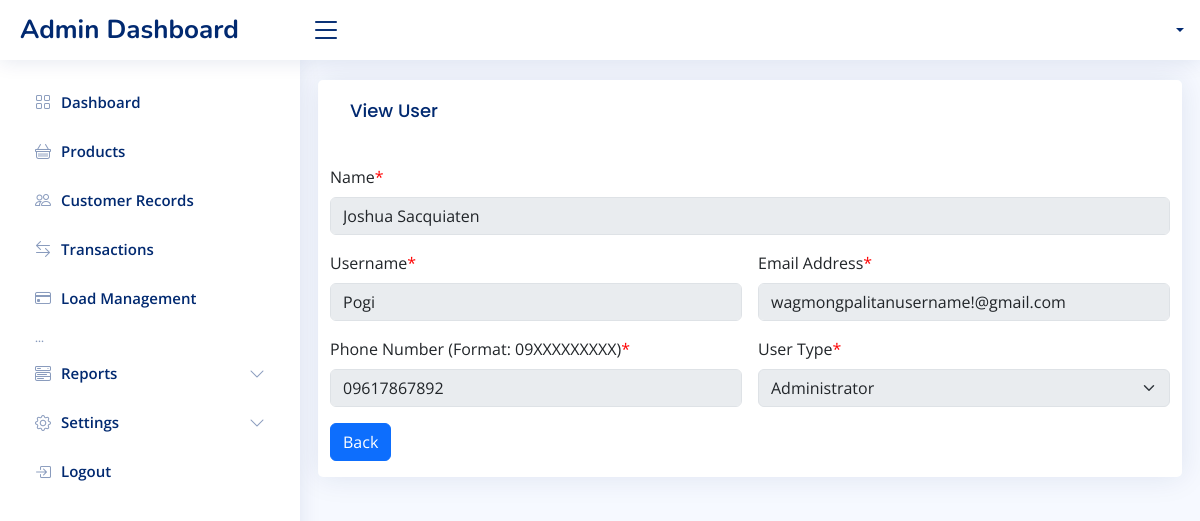
Before: /settings/view_staff.php?id=3 with the older database file.
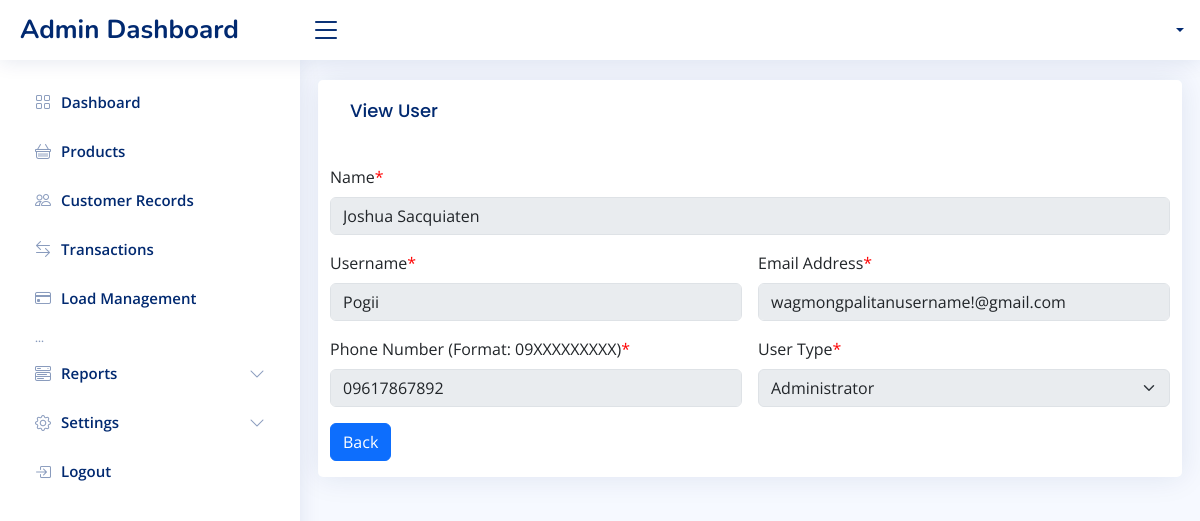
After: the same page with the newer database file.
### tables this page shows
CREATE TABLE `users` (
  `id` int(11) NOT NULL AUTO_INCREMENT,
  `name` varchar(255) NOT NULL,
  `username` varchar(255) NOT NULL,
  `email` varchar(255) NOT NULL,
  `phone_number` varchar(20) NOT NULL,
  `user_type` varchar(255) NOT NULL,
  `password` varchar(255) NOT NULL,
  PRIMARY KEY (`id`)
);

### settings/view_staff.php (the view, shortened to what this page needs)
<?php
include "../db_conn.php";
if (isset($_GET['id'])) {
    $id = $_GET["id"];
    $sql = "SELECT * FROM users WHERE id='$id'";
    $result = $con->query($sql);
    if ($result->num_rows > 0) {
        $row = $result->fetch_assoc();
        $name = $row['name'];
        $username = $row['username'];
        $email = $row['email'];
        $phone_number = $row['phone_number'];
        $user_type = $row['user_type'];
    } else {
        echo "User not found.";
        exit;
    }
} else {
    echo "User ID is missing.";
    exit;
}
include '../includes/header.php';
include '../includes/navbar.php';
include '../includes/sidebar.php';
?>
<main id="main" class="main">
    <section class="section dashboard">
        <div class="row">
            <div class="card">
                <div class="card-body">
                    <h5 class="card-title">View User</h5>
                </div>
                <form class="row g-3 needs-validation" action="../php/signup.php" method="POST" novalidate>
                    <div class="col-md-12 position-relative">
                        <label class="form-label">Name<font color="red">*</font></label>
                        <input type="text" class="form-control" id="validationTooltip01" name="name" required autofocus="autofocus" value="<?php echo $name; ?>" disabled>
                    </div>
                    <div class="col-md-6 position-relative">
                        <label class="form-label">Username<font color="red">*</font></label>
                        <input type="text" class="form-control" id="validationTooltip01" name="username" required disabled value="<?php echo $username; ?>">
                    </div>
                    <div class="col-md-6 position-relative">
                        <label class="form-label">Email Address<font color="red">*</font></label>
                        <input type="email" class="form-control" id="validationTooltip01" name="email" required disabled value="<?php echo $email; ?>">
                    </div>
                    <div class="col-md-6 position-relative">
                        <label class="form-label">Phone Number (Format: 09XXXXXXXXX)<font color="red">*</font></label>
                        <input type="text" class="form-control" id="validationTooltip01" name="phone_number" maxlength="11" required disabled value="<?php echo $phone_number; ?>">
                    </div>
                    <div class="col-md-6 position-relative">
                        <label class="form-label">User Type<font color="red">*</font></label>
                        <div class="col-sm-12">
                            <select class="form-select" aria-label="Default select example" name="user_type" id="validationTooltip03" required disabled>
                                <option value="Admin" <?php echo ($user_type == 'Admin') ? 'selected' : ''; ?>>Administrator</option>
                            </select>
                        </div>
                    </div>
                    <div class="col-12">
                        <button type="reset" class="btn btn-primary mb-3" onclick="history.back()">Back</button>
                    </div>
                </form>
            </div>
        </div>
    </section>
</main>
<?php include '../includes/footer.php'; ?>

Changed rows visible on the page:
changed users "Joshua Sacquiaten": username "Pogi" → "Pogii"
